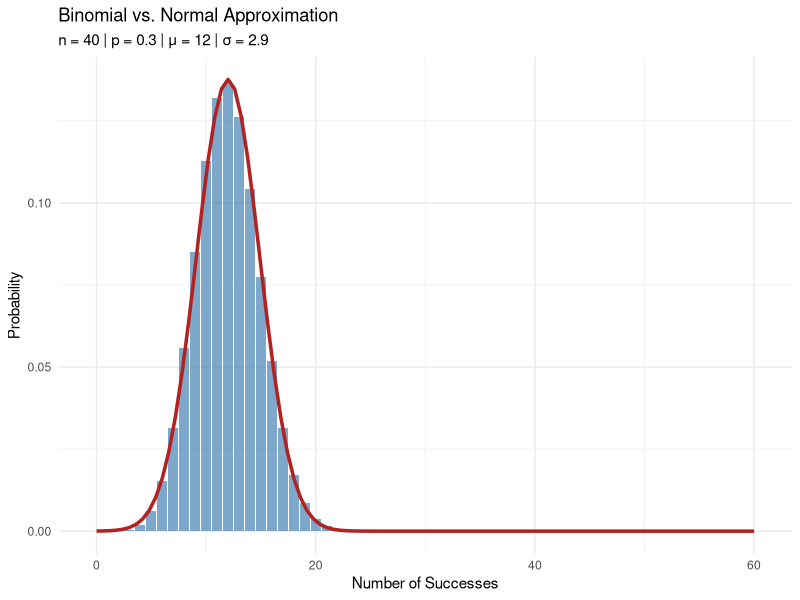

Reproduce this figure in R.
## ---- chunk 1
#| label: distribution-plot
#| message: false
library(ggplot2)

# ⚙️ DEFINE YOUR PARAMETERS HERE:
n <- 40
p <- 0.3

# Generate data for Binomial PMF
x_vals <-  0:(10*n*p/2)
df_bin <- data.frame(x = x_vals, pmf = dbinom(x_vals, size = n, prob = p))

# Calculate mean and standard deviation for Normal approximation
mu <- n * p
sigma <- sqrt(n * p * (1 - p))

# Render Plot
ggplot(df_bin, aes(x = x, y = pmf)) +
  geom_col(fill = "steelblue", alpha = 0.7) +
  geom_function(
    fun = dnorm, 
    args = list(mean = mu, sd = sigma), 
    color = "firebrick", 
    linewidth = 1.2
  ) +
  labs(
    title = "Binomial vs. Normal Approximation",
    subtitle = paste("n =", n, "| p =", p, "| μ =", round(mu, 2), "| σ =", round(sigma, 2)),
    x = "Number of Successes",
    y = "Probability"
  ) +
  theme_minimal()
